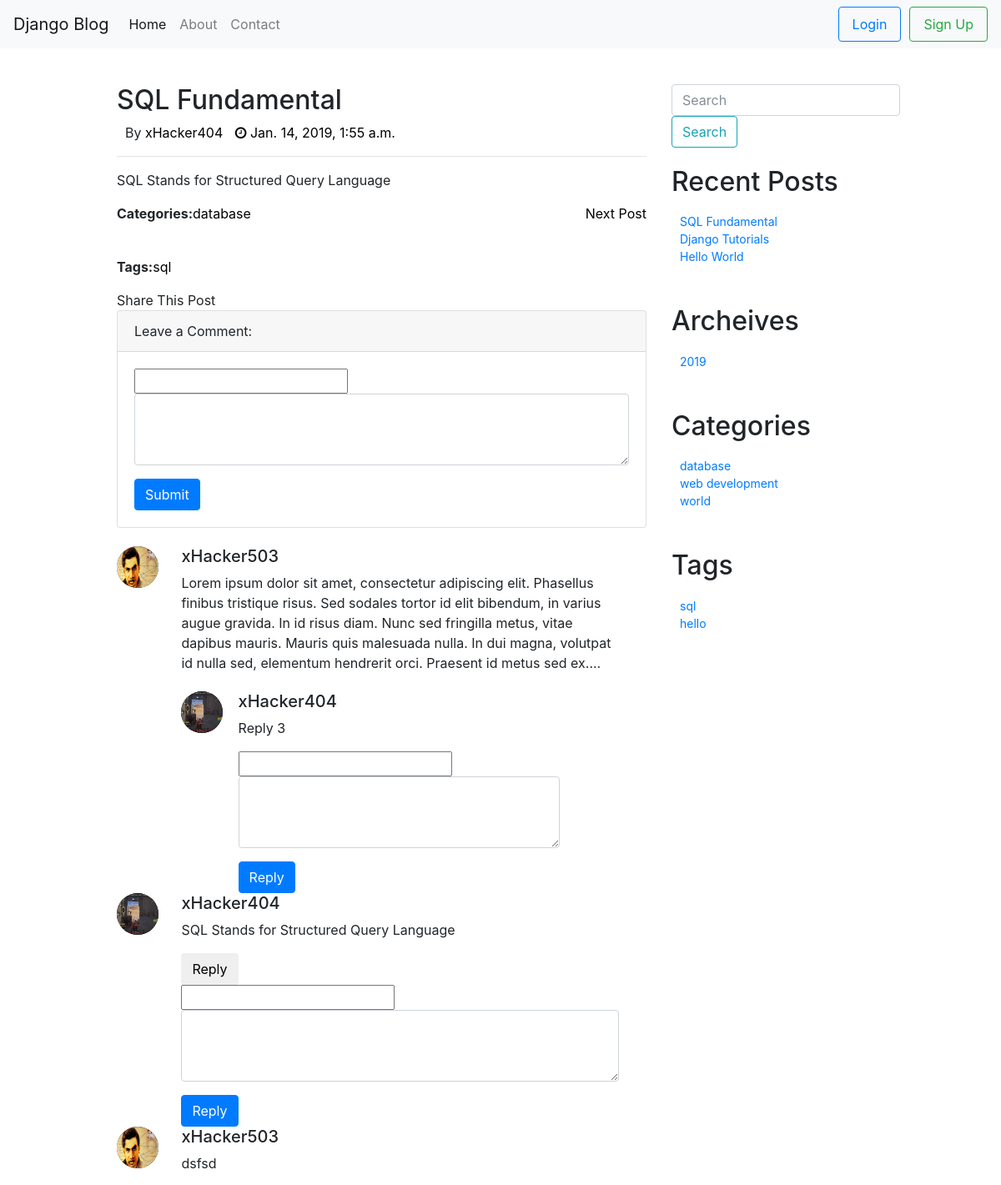
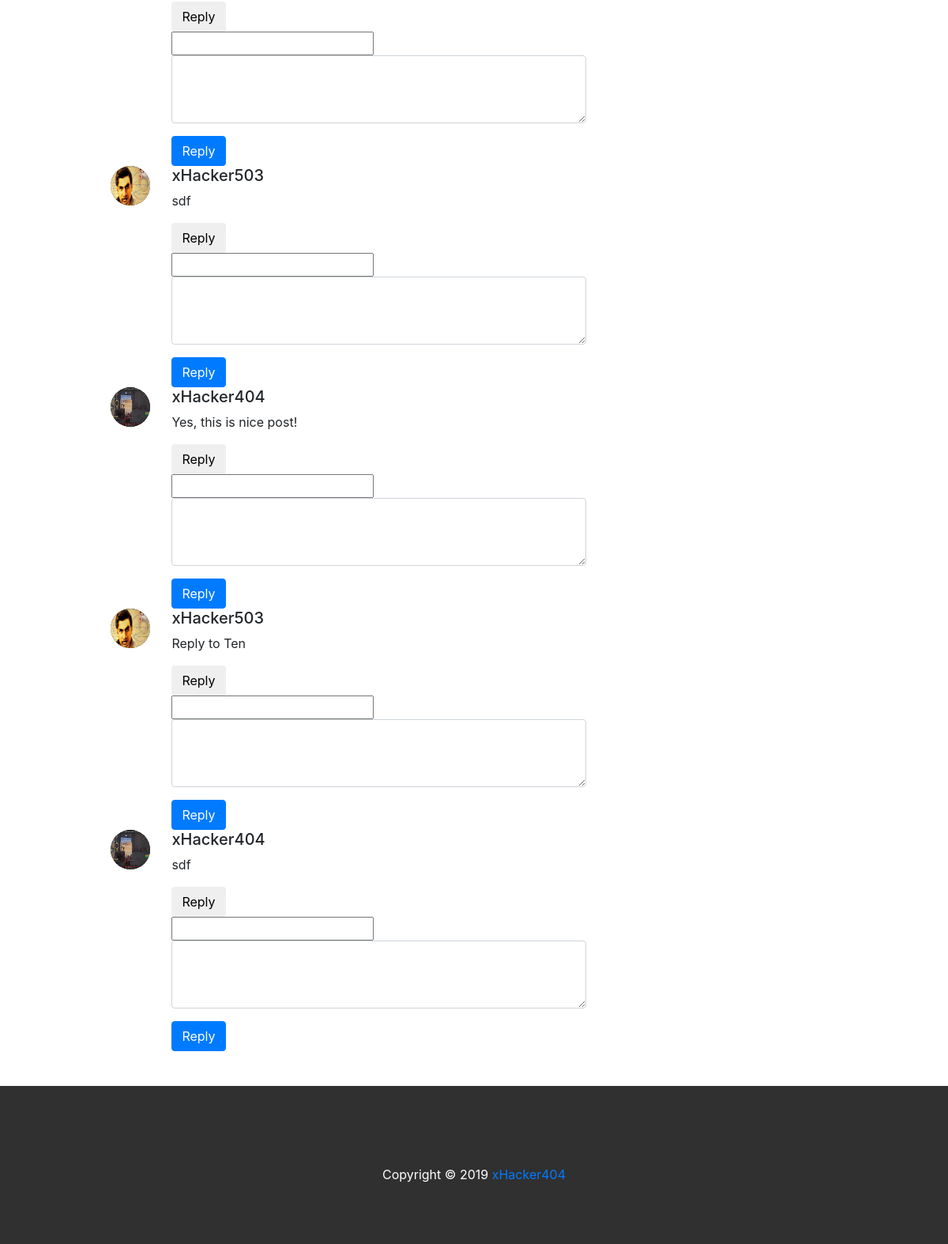
Page /blog/posts/1/ on the committed database (2 pictures, top to bottom).
### blog/models.py (models this page shows, shortened)
class Post(models.Model):
    title = models.CharField(max_length=250,unique=True)
    content = models.CharField(max_length=1000)
    tag = models.CharField(max_length=100,default='sql')
    category = models.CharField(max_length=150, default='uncategoried')
    featured_img = models.ImageField(upload_to='featured_images', blank=True)
    author = models.ForeignKey(User,on_delete=models.CASCADE, default=1)
    created_date = models.DateTimeField(default=datetime.now())
    published_date = models.DateTimeField(blank=True, null=True)

class Comment(models.Model):
    post = models.ForeignKey(Post,on_delete=models.CASCADE, default=1, related_name='comments')
    title = models.CharField(max_length=250,blank=True)
    content = models.CharField(max_length=1000, blank=True)
    author = models.ForeignKey(UserProfileInfo,on_delete=models.CASCADE,default=1)
    created_date = models.DateTimeField(default=datetime.now())
    published_date = models.DateTimeField(null=True, blank=True)
    is_approved = models.BooleanField(default=False)

class UserProfileInfo(models.Model):
    user = models.OneToOneField(User,on_delete=models.CASCADE)
    portfolio = models.URLField(blank=True)
    profile_pic = models.ImageField(upload_to='profile_pics', blank=True)

class Reply(models.Model):
    comment = models.ForeignKey(Comment,on_delete=models.CASCADE, default=10, related_name='replies')  #have to fix this
    title = models.CharField(max_length=250,blank=True)
    content = models.CharField(max_length=1000, blank=True)
    author = models.ForeignKey(UserProfileInfo,on_delete=models.CASCADE,default=1)
    published_date = models.DateTimeField(default=datetime.now(), blank=True)

### blog/views.py (the view)
# urls.py: path('posts/<int:pk>/', views.post_details, name='post_details'),
def post_details(request, pk):
    post = Post.objects.get(id=pk)
    next_posts = Post.objects.filter(published_date__gt=post.published_date)
    if(next_posts):
        next_post = next_posts [0]
    else:
        next_post = None
    previous_posts = Post.objects.filter(published_date__lt=post.published_date)
    if(previous_posts):
        previous_post = previous_posts [previous_posts.count()-1]
    else:
        previous_post = None
    post_id = post.id
    comments = post.comments.all()
    my_dict = {'post':post, 'comments':comments, 'next_post':next_post, 'previous_post':previous_post}
    return render(request, 'blog/single.html', context=my_dict)

### blog/context_processors.py (called while the page is built)
def post_widget(request):
    all_posts = Post.objects.order_by('published_date')
    years = []
    tags = []
    categories = []
    for post in all_posts :
        year = post.published_date.year
        tag = post.tag
        category = post.category
        if year not in years:
            years.append(year)
        if tag not in tags:
            tags.append(tag)
        if category not in categories:
            categories.append(category)
    return {
    'all_posts':all_posts,
    'years':years,
    'tags':tags,
    'categories':categories
    }

### templates/blog/single.html (shortened to what this page needs)
<!DOCTYPE html>
{% extends 'blog/base.html' %}
{% load staticfiles %}
{% block post_block %}
<div class="col-md-7">
    <div class="post">
        {% if post  %}
        <h2>{{post.title}}</h2>
        <ul>
            <li>By <a href="/blog/author/{{post.author}}">{{post.author}}</a></li>
            <li><a href="/blog/posts/{{post.published_date.date}}"> <i class="fa fa-clock-o" aria-hidden="true"></i> {{ post.published_date}}</a></li>
        </ul>
        <hr>
        <p>
            {{post.content}}
        </p>
       <ul class="pager">
          {% if next_post %}
          <li style="float: right"><a href="/blog/posts/{{next_post.id}}">Next Post</a></li>
          {% endif %}
        </ul>
        <p><b>Categories:</b><a href="/blog/category/{{ post.category }}" />{{ post.category }}</a></p> <br>
        <p><b>Tags:</b><a href="/blog/tag/{{ post.tag }}" />{{ post.tag }}</a></p>
      <div id="share">Share This Post</div>
        <div class="card">
            <div class="card-header">
                    Leave a Comment:
            </div>
            <div class="card-body">
            {% if user.is_authenticated %}
            <form action="{% url 'blog:submit_comment'%}" method="POST">
              {% csrf_token %}
                <div class="form-group">
                  <input type="text" name='comment_title'>
                  <input type="hidden" name='post_id' value="{{post.id}}">
                    <textarea class="form-control" id="comment-box" rows="3" name="comment_content"></textarea>
                </div>
                <button type="submit" class="btn btn-primary" >Submit</button>
            </form>
            {% else %}
            <form action="#" method="POST">
                <div class="form-group">
                  <input type="text" name='comment_title'>
                    <textarea class="form-control" id="comment-box" rows="3" name="comment_content"></textarea>
                </div>
                <button type="submit" class="btn btn-primary" onclick="login_alert()">Submit</button>
              </form>
            {% endif %}
            </div>
        </div>
        <div class="row comment">
        {% if comments %}
          {% for comment in comments %}
          <div class="col-md-1 commenter"><img src="/media/{{comment.author.profile_pic}}" alt="50x50"></div>
          <div class="col-md-10 comment-body">
              <h2 style="font-size: 20px">{{comment.author.user}}</h2>
              <p>{{comment.content}}</p>
              {% if comment.replies.all %}
                {% for reply in comment.replies.all %}
                <div class="row rpl" style="margin-top:22px">
                    <div class="col-md-1 commenter">
                        <img src="/media/{{reply.author.profile_pic}}" alt="50x50" >
                    </div>
                    <div class="col-md-9 comment-body">
                        <h2 style="font-size:20px">{{reply.author.user}}</h2>
                        <p>{{ reply.title}} </p>
                        {% if forloop.last %}
                        {% if user.is_authenticated %}
                        <form action="{% url 'blog:submit_reply'%}" method="POST">
                          {% csrf_token %}
                            <div class="form-group">
                              <input type="text" name='reply_title'>
                              <input type="hidden" name='post_id' value="{{comment.post.id}}">
                              <input type="hidden" name='comment_id' value="{{comment.id}}">
                                <textarea class="form-control" id="comment-box" rows="3" name="reply_content"></textarea>
                            </div>
                            <button type="submit" class="btn btn-primary">Reply</button>
                          </form>
                          {% else %}
                          <form action="#" method="POST">
                              <div class="form-group">
                                <input type="text" name='reply_title'>
                                <textarea class="form-control" id="comment-box" rows="3" name="reply_content"></textarea>
                              </div>
                              <button type="submit" class="btn btn-primary" onclick="login_alert()">Reply</button>
                            </form>
                          {% endif %}
                        {% endif %}
                    </div>
                </div>
                {% endfor %}
              {% else %}
                <button type="button" class="btn reply">Reply</button>
                {% if user.is_authenticated %}
                <form class="reply-form" action="{% url 'blog:submit_reply'%}" method="POST">
                  {% csrf_token %}
                    <div class="form-group">
                      <input type="text" name='reply_title'>
                      <input type="hidden" name='post_id' value="{{comment.post.id}}">
                      <input type="hidden" name='comment_id' value="{{comment.id}}">
                        <textarea class="form-control" id="comment-box" rows="3" name="reply_content"></textarea>
                    </div>
                    <button type="submit" class="btn btn-primary">Reply</button>
                    {% else %}
                    <form class="reply-form" action="#" method="POST">
                        <div class="form-group">
                          <input type="text" name='reply_title'>
                            <textarea class="form-control" id="comment-box" rows="3" name="reply_content"></textarea>
                        </div>
                    <button type="submit" class="btn btn-primary" onclick="login_alert()">Reply</button>
                    {% endif %}
                  </form>
              {% endif %}
          </div>
          {% endfor %}
        {% else %}
        <p>Sorry No Comment for this post!</p>
        {% endif %}
      </div>
    </div>
    {% else %}
    <p>Post Has been deleted OR 404!!!!</p>
    {% endif %}
</div>
{% endblock %}

### templates/blog/base.html (shortened to what this page needs)
<!DOCTYPE html>
{% load staticfiles %}
<html lang="us">
<head>
    <link href="{% static "css/bootstrap.min.css" %}"rel="stylesheet" type="text/css">
    <link href="{% static "css/jquery-ui.css" %}" rel="stylesheet">
		<link type="text/css" rel="stylesheet" href="https://cdn.jsdelivr.net/jquery.jssocials/1.4.0/jssocials.css" />
		<link type="text/css" rel="stylesheet" href="https://cdn.jsdelivr.net/jquery.jssocials/1.4.0/jssocials-theme-classic.css"/>
    <link rel="stylesheet" href="https://cdnjs.cloudflare.com/ajax/libs/font-awesome/4.7.0/css/font-awesome.min.css">
    <link href="{% static "css/style.css" %}" rel="stylesheet" type="text/css">
</head>
<body>
		<div class="row">
        <div class="col-md-12">
            <nav class="navbar navbar-expand-lg navbar-light bg-light fixed-top">
              <a class="navbar-brand" href="{% url 'index'%}">Django Blog</a>
              <div class="collapse navbar-collapse" id="navbarSupportedContent">
                <ul class="navbar-nav mr-auto">
                  <li class="nav-item active">
                    <a class="nav-link" href="{% url 'index'%}">Home <span class="sr-only">(current)</span></a>
                  </li>
                  <li class="nav-item">
                    <a class="nav-link" href="#">About</a>
                  </li>
                  <li class="nav-item">
                    <a class="nav-link " href="#">Contact</a>
                  </li>
                </ul>
                <form class="form-inline my-2 my-lg-0">
									{% if user.is_authenticated %}
									<a class="nav-link btn btn-outline-primary" href="{% url 'blog:logout' %}" >Logout</a>
                  <h2 style="font-size:24px; padding-left:10px"> Hello {{user.username}} </h2>
									{% else %}
									<a class="nav-link btn btn-outline-primary" href="{% url 'blog:user_login' %}" >Login</a>
                  <a class="nav-link btn btn-outline-success" href="{% url 'blog:sign-up'%}" style="margin-left: 10px">Sign Up</a>
									{% endif %}
								</form>
              </div>
         </nav>
        </div>
    </div>
    <div class="container">
        <div class="row" style="margin-top:100px ">
            <div class="col-md-1" id="left-sidebar"></div>
            {% block post_block %}
            {% endblock %}
            <div class="col-md-4" id="right-sidebar">
								<form class="form-inline" method="GET" action="{% url 'blog:search_view'%}">
                    <input class="form-control mr-sm-2" type="text" name="search_box" placeholder="Search">
                    <button class="btn btn-outline-info my-2 my-sm-0" type="submit">Search</button>
               </form>
                 <div class="widget">
                    <h2>Recent Posts</h2>
										{% if all_posts %}
										<ul>
											{% for post in all_posts %}
                        <li> <a href="/blog/posts/{{post.id}}">{{post.title}}</a> </li>
                    	{% endfor %}
										</ul>
										{% else %}
										<p>No Recent Post!</p>
										{% endif %}
                </div>
                <div class="widget">
                    <h2>Archeives</h2>
                    <ul>
											  {% for year in years %}
												<li> <a href="/blog/{{ year }}" />{{ year }}</a> </li>
                        {% endfor %}
                    </ul>
                </div>
                <div class="widget">
                    <h2>Categories</h2>
                    <ul>
											{% for category in categories %}
											<li> <a href="/blog/category/{{ category }}" />{{ category }}</a> </li>
											{% endfor %}
                    </ul>
                </div>
                <div class="widget">
                    <h2>Tags</h2>
                    <ul>
											{% for tag in tags %}
											<li> <a href="/blog/tag/{{ tag }}" />{{ tag }}</a> </li>
											{% endfor %}
                    </ul>
                </div>
            </div>
        </div>
    </div>
    <div class="row">
            <div class="col-md-12">
                <footer>
                    Copyright &copy; 2019 <a href="http://xHacker404.com">xHacker404</a>
                </footer>
            </div>
    </div>
</body>
</html>

### static/css/style.css (style rules this page uses)
.widget { margin-top:22px; }
.widget ul { padding: 10px; display:inline-block; }
.widget ul li { list-style-type:none; display: block; color:blue; font-size:14px; margin-left:0; }
.post:first-child { margin-top:0px; }
.post { margin-top:40px; }
.post a { text-decoration: none; color: black; }
.post ul { padding: 0; }
.post ul li { list-style: none; display: inline; margin-left:10px; }
.comment { margin-top: 22px; }
.commenter img { border-radius: 50%; background: black; width: 50px; height: 50px; }
.comment-body { margin-left:22px; }
footer { background:#303030; color:white; text-align: center; padding:100px; height:200px; margin-top:44px; }

### rows in the picture
Post: title "SQL Fundamental", author "xHacker404", published_date "Jan. 14, 2019, 1:55 a.m.", content "SQL Stands for Structured Query Language", category "database", tag "sql", categories "database", tags "sql"
Comment: author.profile_pic (picture), author.user "xHacker503", content "Lorem ipsum dolor sit amet, consectetur adipiscing elit. Phasellus finibus tristique risus. Sed sodales tortor id elit bibendum, in varius augue gravida. In id risus diam. Nunc sed fringilla metus, vitae dapibus mauris. Mauris quis malesuada nulla. In dui magna, volutpat id nulla sed, elementum hendrerit orci. Praesent id metus sed ex...."
Reply: author.profile_pic (picture), author.user "xHacker404", title "Reply 3"
Comment: author.profile_pic (picture), author.user "xHacker404", content "SQL Stands for Structured Query Language"
Comment: author.profile_pic (picture), author.user "xHacker503", content "dsfsd"
Comment: author.profile_pic (picture), author.user "xHacker503", content "sdf"
Comment: author.profile_pic (picture), author.user "xHacker404", content "Yes, this is nice post!"
Comment: author.profile_pic (picture), author.user "xHacker503", content "Reply to Ten"
Comment: author.profile_pic (picture), author.user "xHacker404", content "sdf"
Post: title "Django Tutorials", categories "web development"
Post: title "Hello World", categories "world", tags "hello"

### other values in the picture
{{ year }} "2019"
